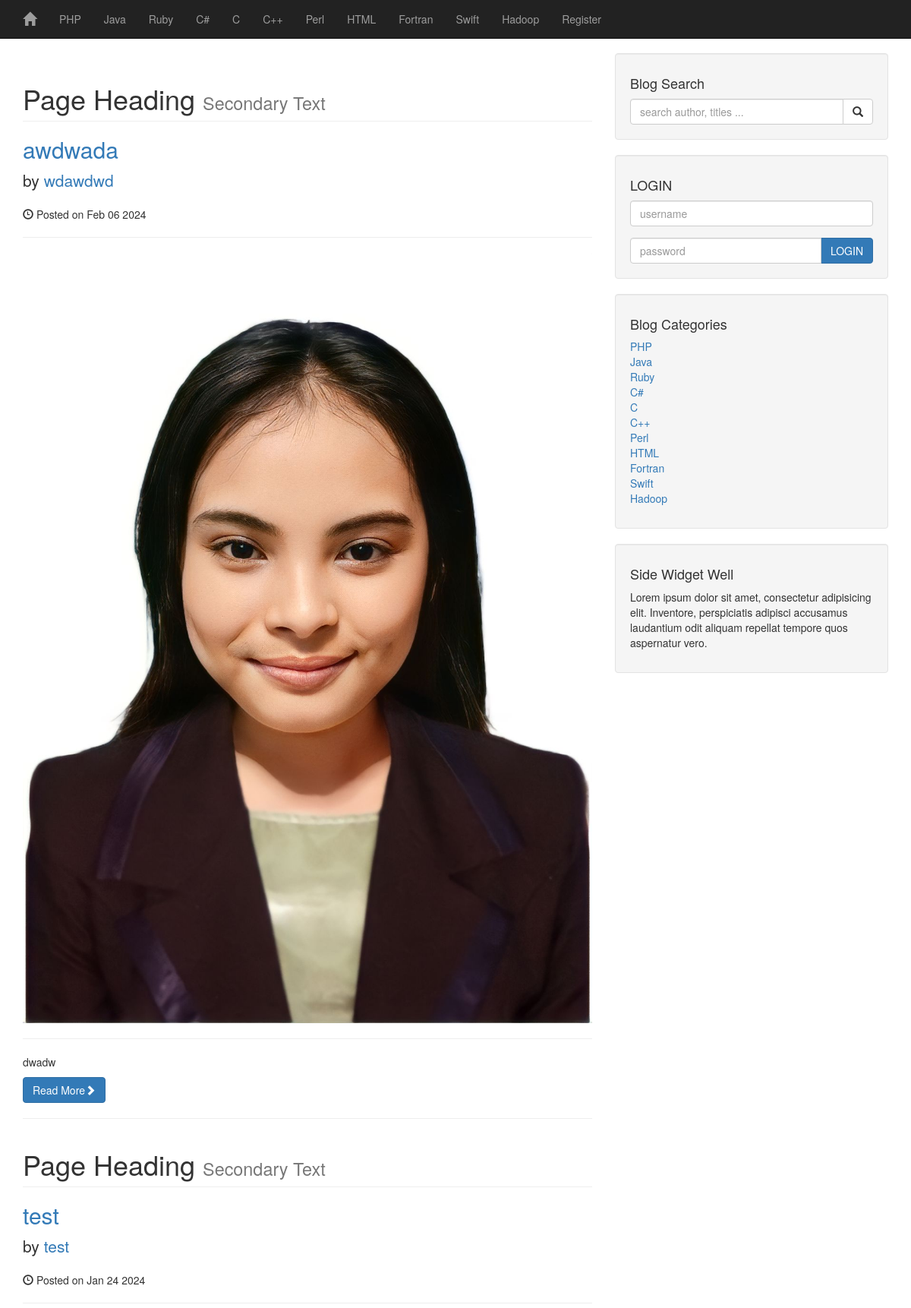
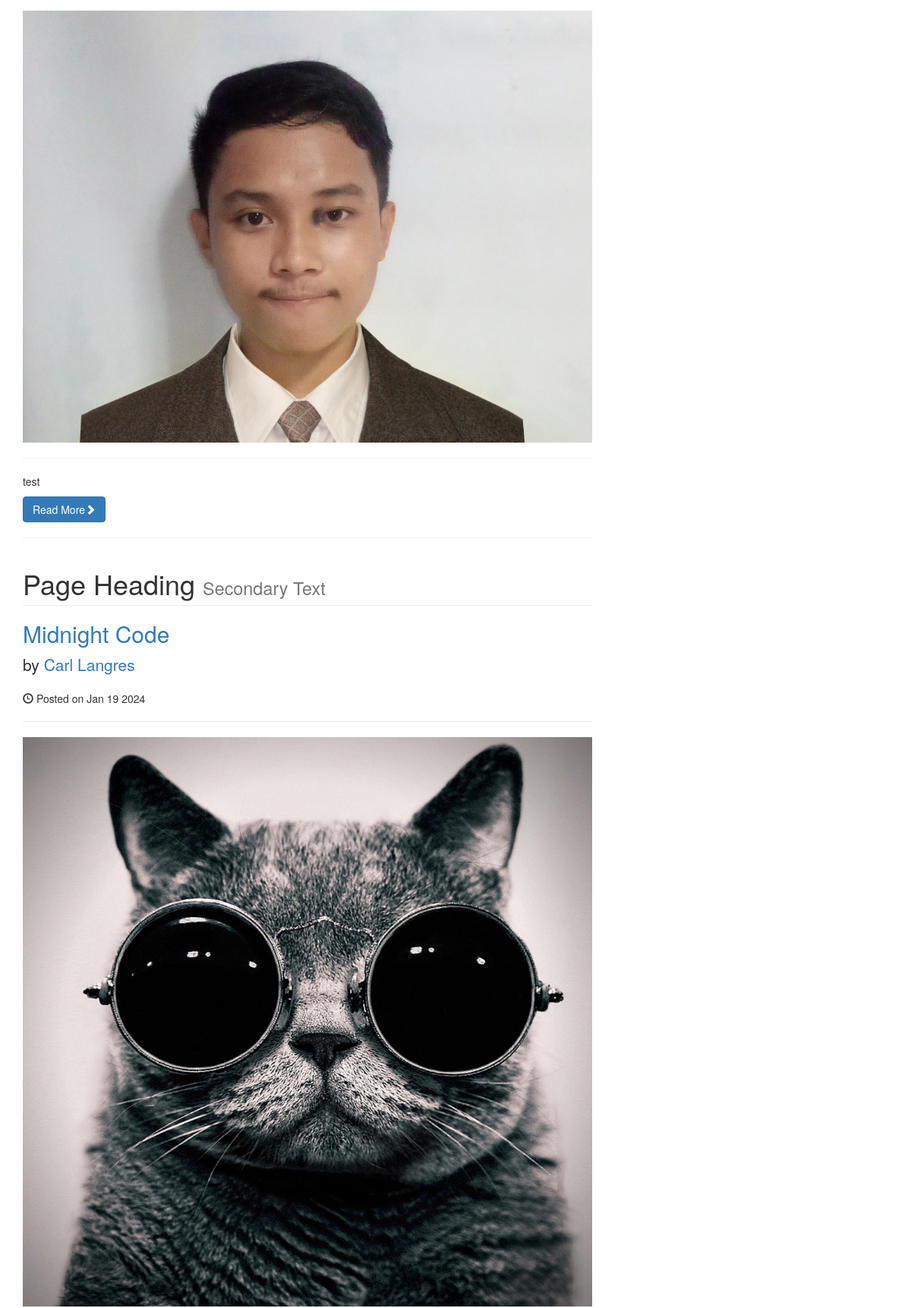
The app's page /category.php?category=3 (upper part) with its own data (2 pictures, top to bottom).
### tables this page shows
CREATE TABLE `category` (
  `cat_id` int(3) NOT NULL,
  `cat_title` varchar(255) NOT NULL
);

CREATE TABLE `posts` (
  `post_id` int(3) NOT NULL,
  `post_category_id` int(3) NOT NULL,
  `post_title` varchar(255) NOT NULL,
  `post_author` varchar(255) NOT NULL,
  `post_date` date NOT NULL,
  `post_image` text NOT NULL,
  `post_content` text NOT NULL,
  `post_tags` varchar(255) NOT NULL,
  `post_comment_count` int(11) NOT NULL,
  `post_status` varchar(255) NOT NULL DEFAULT 'draft',
  `post_view_counts` int(11) NOT NULL
);

### category.php (the view, shortened to what this page needs)
<?php include_once 'includes/db.php'; ?>
<?php include_once 'includes/header.php'; ?>
<?php include_once 'includes/navigation.php'; ?>
    <div class="container">
        <div class="row">
            <div class="col-md-8">
            <?php
            if (isset($_GET['category'])){
            $cat_id = $_GET['category'];
            $sql = "Select * FROM posts WHERE post_category_id= $cat_id AND post_status = 'Published' ORDER BY post_date DESC";
            $select_all_post= mysqli_query($conn,$sql);
            } ?>
            <?php if(mysqli_num_rows($select_all_post) == 0):  ?>
                <h1>NO RESULTS</h1>
            <?php else: ?>
           <?php  while($row= mysqli_fetch_assoc($select_all_post)):?>
            <?php
                $id = $row['post_id'];
                $title = $row['post_title'];
                $author = $row['post_author'];
                $date = $row['post_date'];
                $image = $row['post_image'];
                $content = $row['post_content'];
            ?>
                <h1 class="page-header">
                    Page Heading
                    <small>Secondary Text</small>
                </h1>
                <h2>
                    <a href="post.php?post_id=<?php echo $id;?>"><?php echo $title;?></a>
                </h2>
                <p class="lead">
                    by <a href="index.php"><?php echo $author;?></a>
                </p>
                <p><span class="glyphicon glyphicon-time"></span> Posted on <?php echo  date('M d Y',strtotime($date)); ?></p>
                <hr>
                <a href="post.php?post_id=<?php echo $id; ?>"><img class="img-responsive" src="image/<?=$image; ?>" alt=""></a>
                <hr>
                <p><?php echo $content; ?></p>
                <a class="btn btn-primary" href="#">Read More<span class="glyphicon glyphicon-chevron-right"></span></a>
                <hr>
             <?php endwhile; ?>
             <?php endif; ?>
            </div>
            <?php include_once 'includes/sidebar.php'; ?>
        </div>
      <?php include_once 'includes/footer.php'; ?>

### includes/navigation.php (shortened to what this page needs)
<nav class="navbar navbar-inverse navbar-fixed-top" role="navigation">
       <div class="container">
           <div class="navbar-header">
               <a class="navbar-brand"  href="index.php"><i class="glyphicon glyphicon-home"></i></a>
           </div>
           <div class="collapse navbar-collapse" id="bs-example-navbar-collapse-1">
               <ul class="nav navbar-nav">
               <?php
                   $query = 'Select * FROM category';
                   $sql_categories= mysqli_query($conn,$query);
                   $result = mysqli_fetch_all($sql_categories,MYSQLI_ASSOC);
                   foreach($result as $result): ?>
                   <li>
                       <a href= #><?php echo $result['cat_title']; ?></a>
                   </li>
               <?php endforeach; ?>
                   <li>
                       <a href="registration.php">Register</a>
                   </li>
              </ul>
           </div>
       </div>
   </nav>

### includes/sidebar.php (shortened to what this page needs)
            <div class="col-md-4">
        <div class="well">
            <h4>Blog Search</h4>
            <form action="search.php" method="post">
            <div class="input-group">
                <input type="text" name="search" class="form-control" placeholder="search author, titles ...">
                <span class="input-group-btn">
                    <button name="submit" class="btn btn-default" type="submit">
                        <span class="glyphicon glyphicon-search"></span>
                </button>
                </span>
                </form>
            </div>
        </div>
<?php if(!isset($_SESSION['id']) || $_SESSION['role'] == 'subscriber'){ ?>
     <div class="well">
            <h4>LOGIN</h4>
            <form action="includes/login.php" method="post">
            <div class="form-group">
                <input type="text" name="username" class="form-control" placeholder="username">
            </div>
            <div class="input-group">
                <input type="password" name="password" class="form-control" placeholder="password">
                <span class="input-group-btn" >
                <button name="login" class="btn btn-primary" type="submit">LOGIN</button>
                </span>
            </div>
                </form>
            </div>
   <?php  } ?>
        <div class="well">
            <h4>Blog Categories</h4>
            <div class="row">
                <div class="col-lg-12">
                <ul class="list-unstyled">
                <?php
                            $sql = "SELECT * FROM category";
                            $select_category = mysqli_query($conn,$sql);
                ?>
               <?php  while($row= mysqli_fetch_assoc($select_category)): ?>
                <?php
                    $id = $row['cat_id'];
                    $title = $row['cat_title'];
                ?>
              <li><a href="category.php?category=<?php echo $id; ?>"><?php echo $title ;?></a>
              </li>
              <?php endwhile; ?>
                </ul>
                </div>
            </div>
        </div>
                    <?php include "side_widget.php"; ?>
            </div>

### css/blog-home.css (style rules this page uses)
body { padding-top: 70px; }

### records on screen
category: cat_title "PHP"
category: cat_title "Java"
category: cat_title "Ruby"
category: cat_title "C#"
category: cat_title "C"
category: cat_title "C++"
category: cat_title "Perl"
category: cat_title "HTML"
category: cat_title "Fortran"
category: cat_title "Swift"
category: cat_title "Hadoop"
posts: post_title "awdwada", post_author "wdawdwd", post_date "Feb 06 2024", post_image (picture), post_content "dwadw"
posts: post_title "test", post_author "test", post_date "Jan 24 2024", post_image (picture), post_content "test"
posts: post_title "Midnight Code", post_author "Carl Langres", post_date "Jan 19 2024", post_image (picture)
